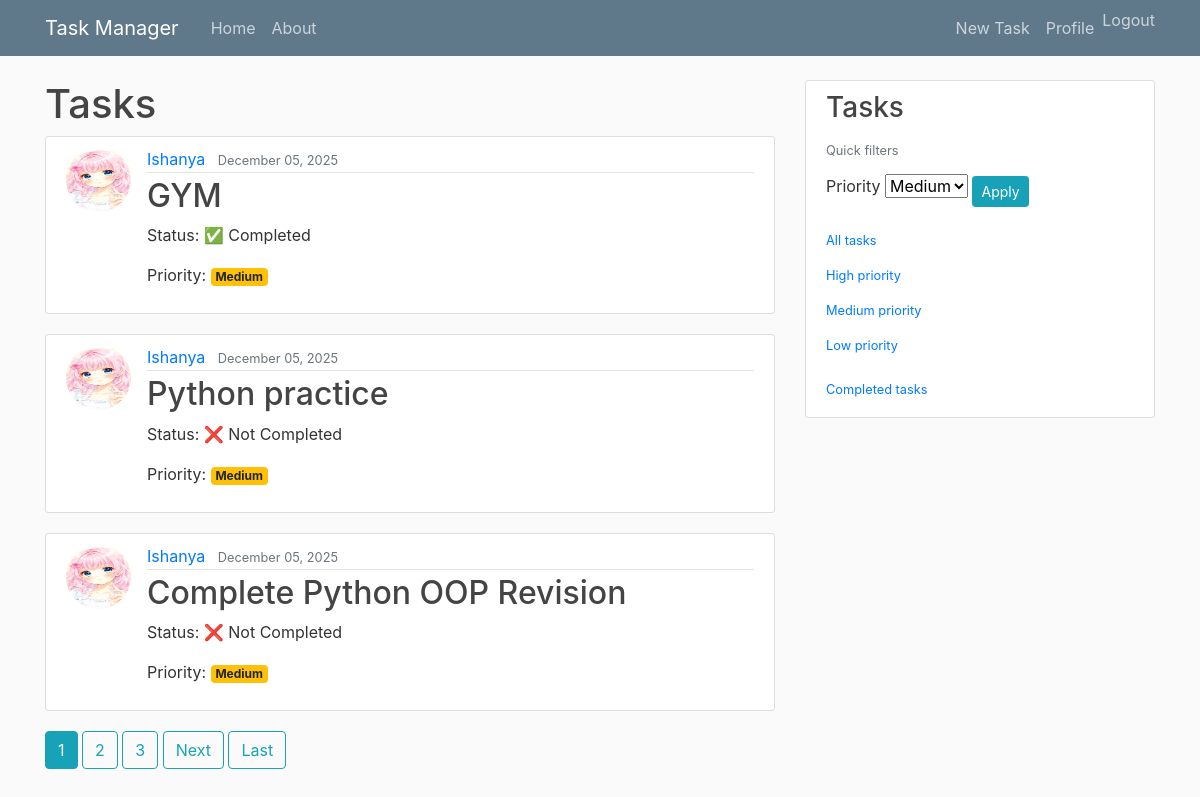
The page /?priority=M (signed in) on the database its author committed.
### task/models.py (models this page shows, shortened)
class Task(models.Model):
    PRIORITY_CHOICES = [
        ('L', 'Low'),
        ('M', 'Medium'),
        ('H', 'High'),
    ]
    owner=models.ForeignKey(User,on_delete=models.CASCADE)
    title=models.CharField(max_length=200)
    description=models.TextField()
    is_completed=models.BooleanField(default=False)
    created_at = models.DateTimeField(default=timezone.now)
    priority = models.CharField(
        max_length=1,
        choices=PRIORITY_CHOICES,
        default='L',
    )

### users/models.py (models this page shows, shortened)
class Profile(models.Model):
    user = models.OneToOneField(User, on_delete=models.CASCADE)
    image = models.ImageField(default='users/default.jpg', upload_to='profile_pics')

### task/views.py (the view)
# urls.py: path('', TodoListView.as_view(),name="task-home"),
class TodoListView(LoginRequiredMixin,ListView):
    model=Task
    template_name="task/task_list.html"
    fields = ["title","priority","is_completed"]
    context_object_name = "tasks"
    ordering="-created_at"
    paginate_by = 3
    def get_queryset(self):
        queryset = Task.objects.filter(owner=self.request.user)
        priority = self.request.GET.get("priority")
        if priority:
            queryset = queryset.filter(priority=priority)
        return queryset

### task/templates/task/task_list.html (shortened to what this page needs)
{% extends "task/base.html" %}
{% block content %}
    <h1 class="page-title">Tasks</h1>
    {% for task in tasks %}
    <article class="media content-section">
        <img class="rounded-circle article-img" src="{{ task.owner.profile.image.url }}">
        <div class="media-body">
            <div class="article-metadata">
                <a class="mr-2" href="#">{{ task.owner.username }}</a>
                <small class="text-muted">{{ task.created_at|date:"F d, Y" }}</small>
            </div>
            <h2>
                <a class="article-title" href="{% url 'task-detail' task.id %}">
                    {{ task.title }}
                </a>
            </h2>
            <p>Status:
                {% if task.is_completed %}
                    ✅ Completed
                {% else %}
                    ❌ Not Completed
                {% endif %}
            </p>
         <p>Priority:
                {% if task.priority == "H" %}
                    <span class="badge badge-danger">High</span>
                {% elif task.priority == "M" %}
                    <span class="badge badge-warning">Medium</span>
                {% else %}
                    <span class="badge badge-success">Low</span>
                {% endif %}
            </p>
        </div>
    </article>
    {% endfor %}
    {% if is_paginated %}
    {% for num in page_obj.paginator.page_range %}
        {% if page_obj.number == num %}
            <a class="btn btn-info mb-4" href="?page={{ num }}">{{ num }}</a>
        {% elif num > page_obj.number|add:'-3' and num < page_obj.number|add:'3' %}
            <a class="btn btn-outline-info mb-4" href="?page={{ num }}">{{ num }}</a>
        {% endif %}
    {% endfor %}
    {% if page_obj.has_next %}
        <a class="btn btn-outline-info mb-4" href="?page={{ page_obj.next_page_number }}">Next</a>
        <a class="btn btn-outline-info mb-4" href="?page={{ page_obj.paginator.num_pages }}">Last</a>
    {% endif %}
{% endif %}
{% endblock %}

### task/static/task/main.css (style rules this page uses)
body { background: #fafafa; color: #333333; margin-top: 5rem; }
h1, h2, h3, h4, h5, h6 { color: #444444; }
.content-section { background: #ffffff; padding: 10px 20px; border: 1px solid #dddddd; border-radius: 3px; margin-bottom: 20px; }
.article-title { color: #444444; }
.article-img { height: 65px; width: 65px; margin-right: 16px; }
.article-metadata { padding-bottom: 1px; margin-bottom: 4px; border-bottom: 1px solid #e3e3e3 }

### rows shown on the page
Task: owner.profile.image (placeholder picture), owner.username "Ishanya", created_at "December 05, 2025", title "GYM", is_completed "✅ Completed", priority "Medium"
Task: owner.profile.image (placeholder picture), owner.username "Ishanya", created_at "December 05, 2025", title "Python practice", is_completed "❌ Not Completed", priority "Medium"
Task: owner.profile.image (placeholder picture), owner.username "Ishanya", created_at "December 05, 2025", title "Complete Python OOP Revision", is_completed "❌ Not Completed", priority "Medium"

### other values the page prints
{{ num }} "1"
{{ num }} "2" "3"
